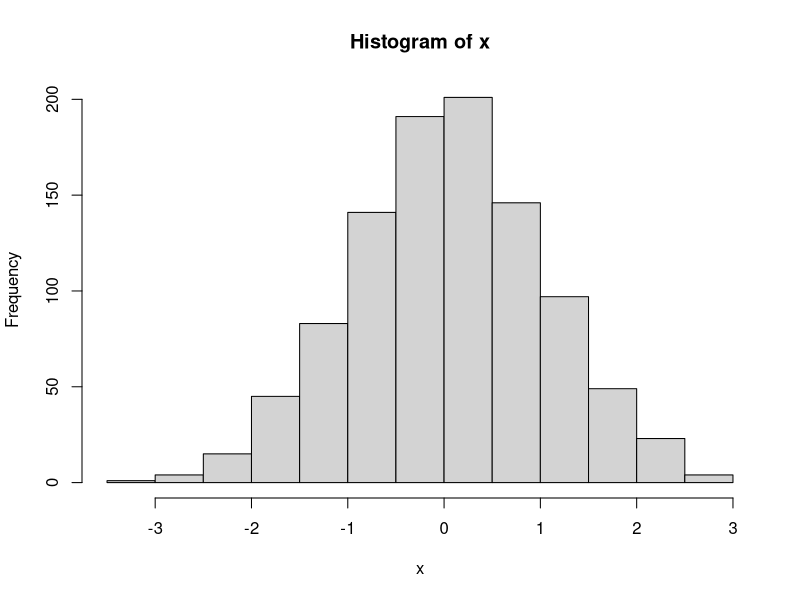
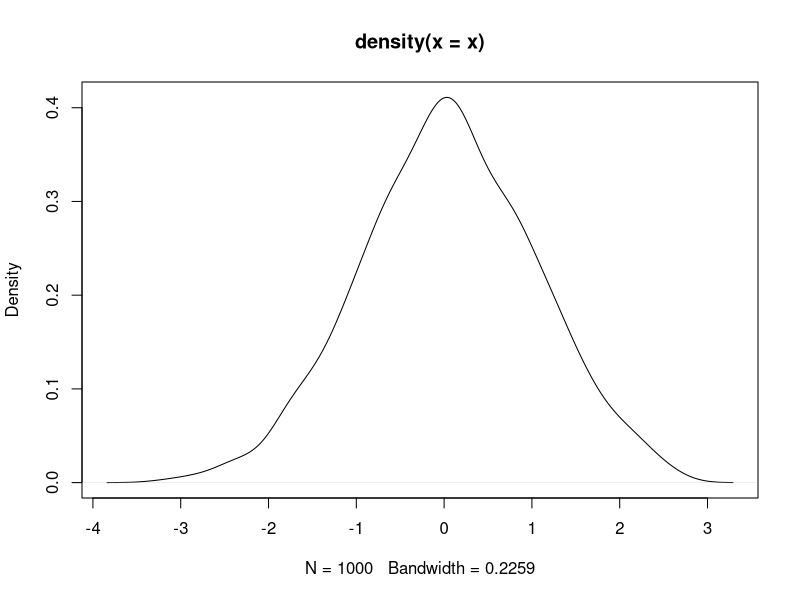
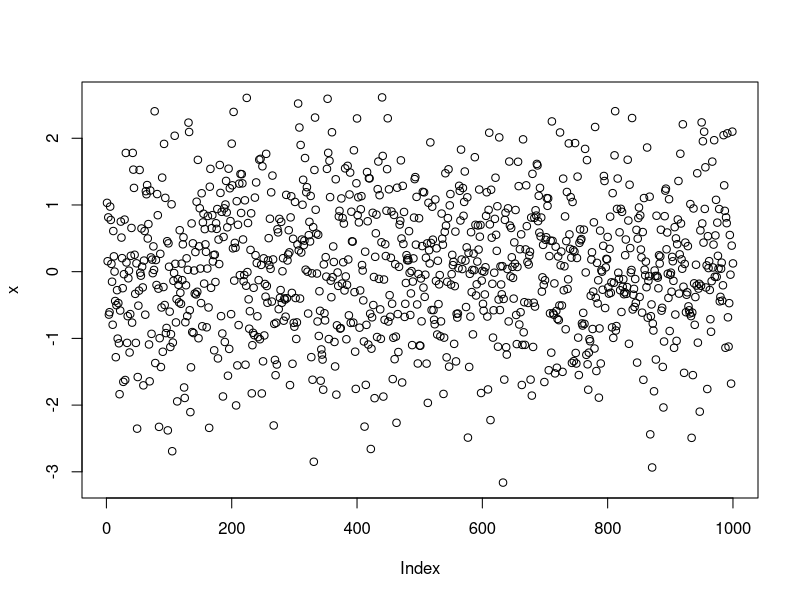
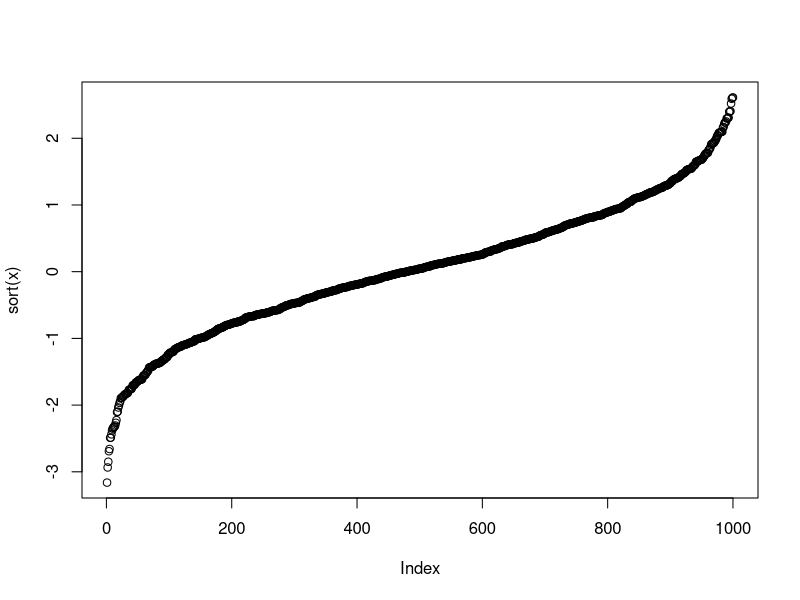

These charts were generated, in order, by the following R code: (Note: this script raises an error after producing the figures.)
# first, we define a sequence
a <- seq(1, 5, length.out = 20)

x <- rnorm(1000)
hist(x)
d <- density(x)
plot(d)
set.seed(123)
rnorm(1)
plot(x)
plot(sort(x))

# lists
person1 <- list(name="January Weiner", age=c(3, 1e3, 1e6), lastname="Weiner", worth=0)
person2 <- list(name="Bill Gates", age=119, lastname="Gates", worth=70e9)

printPerson <- function(person) {
  person$name <- "Jeff Bridges"
  print(person$lastname)
  print(sprintf("worth=%d", person$worth))
  }

name <- person[[1]]

counter <- 1

increaseCounter <- function(c=list(counter=1, name="test")) {
  print(c)
  c$counter <- c$counter + 1
  print(c)
  return(c)
}

newc <- increaseCounter() # initialize the counter
newc <- increaseCounter(newc)

x <- seq(1, 8, length.out=100)
y <- 1/100 * 2^(x-1)
plot(x, y, xlab="Days", ylab="Fraction of surface", type="l")
abline(h=.5)
abline(h=1)
locator(1)

#' Return the surface of the lake covered by water lilies
lakesurface <- function(days, initial=.01) {
  surface <- initial * 2^days
  return(surface)
}
  



## fibonacci series: 1 1 2 3 5 ...
## f(n) = f(n-1) + f(n-2)

fibonacci <- function(n) {
  
  if(n==1 || n==2) {
    print("n is either 1 or 2")
     return(1)
  }
  
  return(fibonacci(n-1) + fibonacci(n-2))
  
  
}

lfcs <- c(0.7, 1, 2, 1, 0, .3)
pvals <- c(.01, 0.7, 0.01, 1, 1, .0001)
lfcs > .5
pvals < .05

lfcs > .5 & pvals < .05
 


